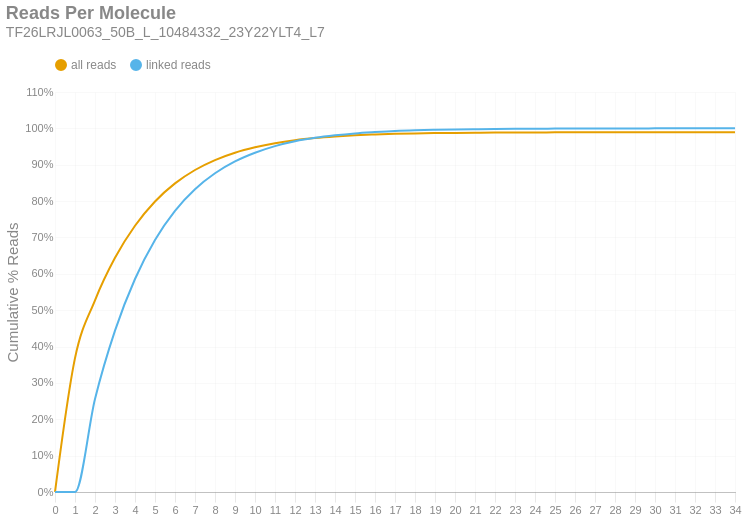

The notebook cell saved with this chart:
### Markdown cell above
### Reads per Molecule
This chart shows the cumulative distribution of the number of reads per linked molecule. That is, how many alignments are associated with a unique molecule. This excludes the number of reads associated with invalid or absent linked-read barcodes. The `linked` histogram is the percentages recalculated when disregarding singletons.

### Code cell
if SKIPLR:
    print_html(f"Skipped")
else:
    counts = np.bincount(valids['reads'].cast(pl.Int64).to_numpy())
    weighted = counts * np.arange(len(counts))
    all_perc = weighted / n_reads
    linked_perc = weighted / n_linked_reads
    linked_perc[1] = 0
    binned_df = pl.DataFrame({
        'readsper': list(range(len(counts))),
        'all reads (cumsum)': np.cumsum(all_perc).tolist(),
        'linked reads (cumsum)': np.cumsum(linked_perc).tolist(),
    })

    with SafeRender(binned_df):
        (
            density_plot(binned_df, 'Reads Per Molecule', samplename, 'readspmol')
            .encode(
                x=alt.X('readsper:O', title=None).axis(labelAngle=0).scale(padding=0),
                y=alt.Y('value:Q', title='Cumulative % Reads').axis(format='%').stack(False),
                color=alt.Color("key:N").scale(domain=["all reads", "linked reads"]),
                tooltip=[
                    alt.Tooltip("key:N", title="Data Type"),
                    alt.Tooltip("readsper:O", title="Reads Per Molecule"),
                    alt.Tooltip("value:Q", format=".2%", title="% Reads (Cum.)")
                ]            
            )
        ).display()

### Figure 1 — Vega-Lite specification as saved in the notebook (floating-point values rounded to 4 significant figures)
{"width": "container", "height": 400, "config": {"title": {"anchor": "start", "dy": -15, "fontSize": 18, "color": "#888888", "subtitleColor": "#888888", "subtitleFontSize": 14}, "arc": {"fill": "#0072B2"}, "axis": {"domainColor": "#888888", "domainWidth": 0.5, "gridWidth": 0.2, "grid": false, "titleFontWeight": 400, "titleFontSize": 15, "labelFontSize": 11, "labelColor": "#888888", "tickColor": "#888888", "tickWidth": 0.2, "titleColor": "#888888"}, "axisBand": {"grid": false}, "axisX": {"grid": true, "tickSize": 10, "domainCap": "round"}, "axisY": {"domain": false, "grid": true, "tickSize": 0, "domainCap": "round"}, "background": "transparent", "header": {"labelFontSize": 15, "labelColor": "#888888", "titleFontSize": 15, "titleFontWeight": 600, "titleColor": "#888888"}, "legend": {"labelFont": "sans-serif", "labelFontSize": 12, "labelColor": "#888888", "symbolSize": 100, "symbolType": "circle", "titleFontSize": 12, "titlePadding": 10, "titleColor": "#888888", "title": null, "orient": "top"}, "range": {"category": ["#E69F00", "#56B4E9", "#009E73", "#F0E442", "#0072B2", "#D55E00", "#CC79A7", "#000000"], "diverging": ["#cfe8f3", "#a2d4ec", "#73bfe2", "#46abdb", "#1696d2", "#12719e"]}, "area": {"fill": "#0072B2", "fillOpacity": 0.7, "line": true, "strokeOpacity": 0.7}, "line": {"color": "#0072B2", "stroke": "#0072B2", "strokeWidth": 2}, "trail": {"color": "#0072B2", "stroke": "#0072B2", "strokeWidth": 0, "size": 1}, "point": {"filled": true, "fillOpacity": 1.0, "size": 95}, "text": {"color": "#888888", "fontSize": 11, "align": "right", "fontWeight": 400, "size": 11}, "bar": {"fill": "#0072B2", "stroke": null}, "view": {"stroke": null, "continuousWidth": 660, "continuousHeight": 400}}, "data": {"name": "data-ca7544c025c641b95edd891d158d88d3"}, "mark": {"type": "line", "interpolate": "monotone", "point": {"opacity": 0, "size": 275}}, "encoding": {"color": {"field": "key", "scale": {"domain": ["all reads", "linked reads"]}, "type": "nominal"}, "tooltip": [{"field": "key", "title": "Data Type", "type": "nominal"}, {"field": "readsper", "title": "Reads Per Molecule", "type": "ordinal"}, {"field": "value", "format": ".2%", "title": "% Reads (Cum.)", "type": "quantitative"}], "x": {"axis": {"labelAngle": 0}, "field": "readsper", "scale": {"padding": 0}, "title": null, "type": "ordinal"}, "y": {"axis": {"format": "%"}, "field": "value", "stack": false, "title": "Cumulative % Reads", "type": "quantitative"}}, "params": [{"name": "param_c36ac31b6afebe62", "select": {"type": "point", "fields": ["key"]}, "bind": "legend"}], "title": {"text": "Reads Per Molecule", "subtitle": "TF26LRJL0063_50B_L_10484332_23Y22YLT4_L7"}, "transform": [{"fold": ["all reads (cumsum)", "linked reads (cumsum)"]}, {"calculate": "replace(datum.key, ' (cumsum)', '')", "as": "key"}, {"filter": {"param": "param_c36ac31b6afebe62"}}], "usermeta": {"embedOptions": {"downloadFileName": "TF26LRJL0063_50B_L_10484332_23Y22YLT4_L7.readspmol"}}, "$schema": "https://vega.github.io/schema/vega-lite/v6.4.1.json", "datasets": {"data-ca7544c025c641b95edd891d158d88d3": [{"readsper": 0, "all reads (cumsum)": 0.0, "linked reads (cumsum)": 0.0}, {"readsper": 1, "all reads (cumsum)": 0.3682, "linked reads (cumsum)": 0.0}, {"readsper": 2, "all reads (cumsum)": 0.5272, "linked reads (cumsum)": 0.2559}, {"readsper": 3, "all reads (cumsum)": 0.644, "linked reads (cumsum)": 0.4439}, {"readsper": 4, "all reads (cumsum)": 0.7321, "linked reads (cumsum)": 0.5858}, {"readsper": 5, "all reads (cumsum)": 0.7989, "linked reads (cumsum)": 0.6933}, {"readsper": 6, "all reads (cumsum)": 0.8486, "linked reads (cumsum)": 0.7733}, {"readsper": 7, "all reads (cumsum)": 0.8855, "linked reads (cumsum)": 0.8327}, {"readsper": 8, "all reads (cumsum)": 0.9128, "linked reads (cumsum)": 0.8766}, {"readsper": 9, "all reads (cumsum)": 0.933, "linked reads (cumsum)": 0.9091}, {"readsper": 10, "all reads (cumsum)": 0.9478, "linked reads (cumsum)": 0.933}, {"readsper": 11, "all reads (cumsum)": 0.9592, "linked reads (cumsum)": 0.9513}, {"readsper": 12, "all reads (cumsum)": 0.9675, "linked reads (cumsum)": 0.9646}, {"readsper": 13, "all reads (cumsum)": 0.9734, "linked reads (cumsum)": 0.9741}, {"readsper": 14, "all reads (cumsum)": 0.9776, "linked reads (cumsum)": 0.981}, {"readsper": 15, "all reads (cumsum)": 0.9809, "linked reads (cumsum)": 0.9862}, {"readsper": 16, "all reads (cumsum)": 0.9831, "linked reads (cumsum)": 0.9897}, {"readsper": 17, "all reads (cumsum)": 0.985, "linked reads (cumsum)": 0.9928}, {"readsper": 18, "all reads (cumsum)": 0.9862, "linked reads (cumsum)": 0.9948}, {"readsper": 19, "all reads (cumsum)": 0.987, "linked reads (cumsum)": 0.996}, {"readsper": 20, "all reads (cumsum)": 0.9876, "linked reads (cumsum)": 0.9969}, {"readsper": 21, "all reads (cumsum)": 0.988, "linked reads (cumsum)": 0.9977}, {"readsper": 22, "all reads (cumsum)": 0.9884, "linked reads (cumsum)": 0.9983}, {"readsper": 23, "all reads (cumsum)": 0.9887, "linked reads (cumsum)": 0.9988}, {"readsper": 24, "all reads (cumsum)": 0.9889, "linked reads (cumsum)": 0.999}, {"readsper": 25, "all reads (cumsum)": 0.989, "linked reads (cumsum)": 0.9993}, {"readsper": 26, "all reads (cumsum)": 0.9892, "linked reads (cumsum)": 0.9996}, {"readsper": 27, "all reads (cumsum)": 0.9893, "linked reads (cumsum)": 0.9997}, {"readsper": 28, "all reads (cumsum)": 0.9894, "linked reads (cumsum)": 0.9998}, {"readsper": 29, "all reads (cumsum)": 0.9894, "linked reads (cumsum)": 0.9999}, {"readsper": 30, "all reads (cumsum)": 0.9895, "linked reads (cumsum)": 1.0}, {"readsper": 31, "all reads (cumsum)": 0.9895, "linked reads (cumsum)": 1.0}, {"readsper": 32, "all reads (cumsum)": 0.9895, "linked reads (cumsum)": 1.0}, {"readsper": 33, "all reads (cumsum)": 0.9895, "linked reads (cumsum)": 1.0}, {"readsper": 34, "all reads (cumsum)": 0.9895, "linked reads (cumsum)": 1.0}]}}
